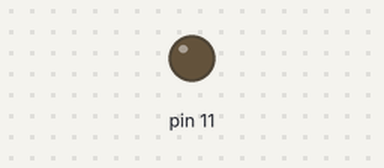
The program below on a simulated Raspberry Pi (header pin numbers). Shown: output pins drawn as LEDs (lit = HIGH).

Above: at 0.8 s.
At 4.35 s:
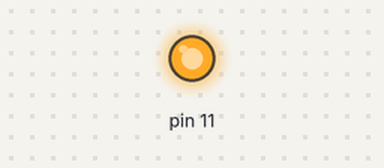
Timing chart, 0 to 5.3 s (numbered marks = the images above):
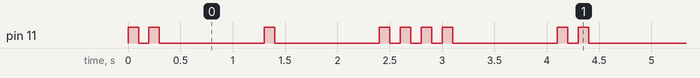

The program:

led.py
```python
import RPi.GPIO as GPIO
import time

GPIO.setmode(GPIO.BOARD)
GPIO.setup(11, GPIO.OUT)

def flash():
    GPIO.output(11, True)
    time.sleep(0.1)
    GPIO.output(11, False)

def flashTwice():
    flash()
    time.sleep(0.1)
    flash()

def flashFourTimes():
    flashTwice()
    time.sleep(0.1)
    flashTwice()

while True:
    flashTwice()
    time.sleep(1)
    flash()
    time.sleep(1)
    flashFourTimes()
    time.sleep(1)
```

Measured:
- by itself, pin 11: repeats every 4.1 s: LOW 0.10 s, 2 × (HIGH 0.10 s, LOW 1.0 s), 3 × (HIGH 0.10 s, LOW 0.10 s), HIGH 0.10 s, LOW 1.0 s, HIGH 0.10 s
- by itself, everything shown: repeats every 4.1 s, in 14 steps
